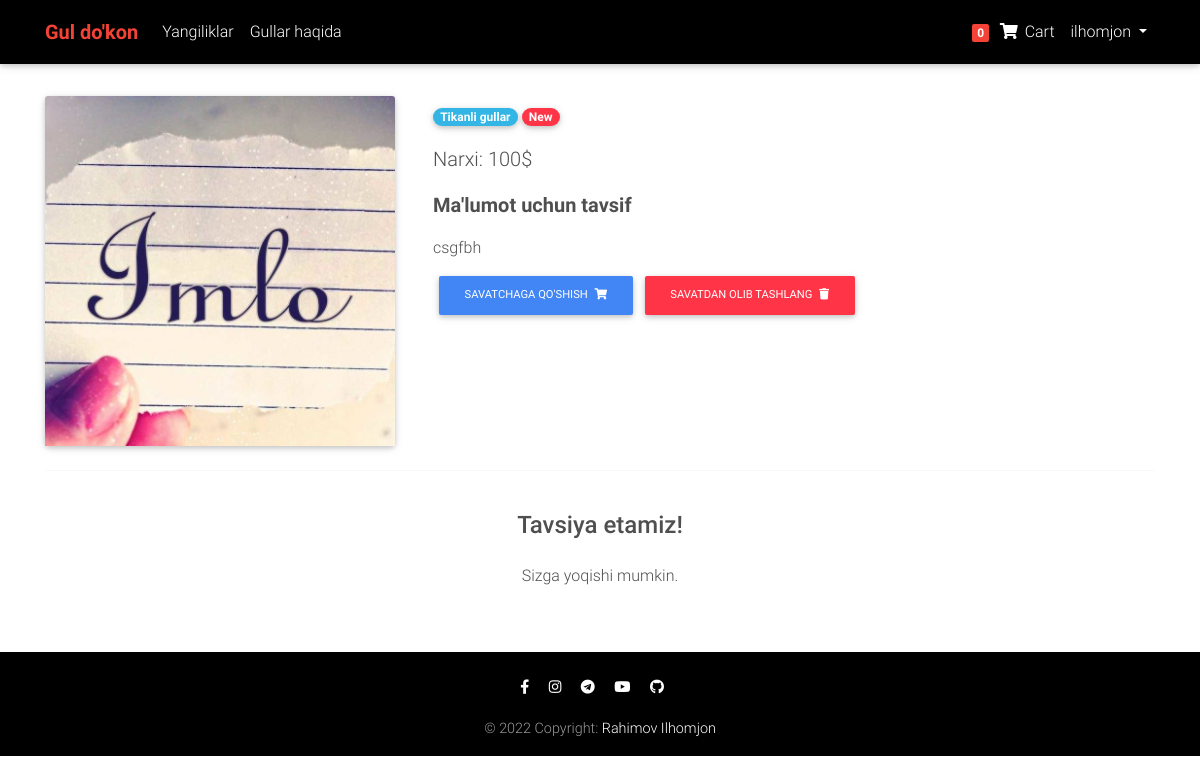
/flower/5/ (signed in), run on the app's committed database.
### accounts/models.py (models this page shows)
class CustomUser(AbstractUser):
    age = models.PositiveIntegerField(null=True, blank=True)

### flowers/models.py (models this page shows, shortened)
class Order(models.Model):
    user = models.ForeignKey(settings.AUTH_USER_MODEL, on_delete=models.CASCADE)
    products = models.ManyToManyField(OrderProduct)
    start_date = models.DateTimeField(auto_now_add=True)
    ordered_date = models.DateTimeField()
    ordered = models.BooleanField(default=False)
    order_completed = models.BooleanField(default=False)
    order_completed_date = models.DateTimeField(null=True, blank=True)
    billingAddress = models.ForeignKey('BillingAddress', on_delete=models.SET_NULL, blank=True, null=True)
    payment = models.ForeignKey('Payment', on_delete=models.SET_NULL, blank=True, null=True)

class Product(models.Model):
    name = models.CharField(max_length=50)
    description = RichTextField()
    date = models.DateTimeField(auto_now_add=True)
    image = models.ImageField(upload_to='images/')
    price = models.IntegerField()
    discount_price = models.IntegerField(null=True, blank=True)
    category = models.ForeignKey(Category, on_delete=models.CASCADE)
    label = models.CharField(choices=LABEL_CHOICES, max_length=10, null=True, blank=True)
    class Meta:
        verbose_name_plural = "Products"
    def get_add_to_card_url(self):
        return reverse('add-to-card', kwargs={
            'id': self.id
        })
    def get_remove_from_card_url(self):
        return reverse('remove-from-card', kwargs={
            'id': self.id
        })

class Category(models.Model):
    name = models.CharField(max_length=50)
    class Meta:
        verbose_name_plural = "Categories"

### flowers/views.py (the view)
# urls.py: path('flower/<int:id>/', flower_page, name='product'),
def flower_page(request, id):
    context = {
        'flower': get_object_or_404(Product, id=id),
    }
    return render(request, 'product-page.html', context)

### flowers/templatetags/card_template_tags.py (called while the page is built)
@register.filter()
def card_flower_count(user):
    if user.is_authenticated:
        qs = Order.objects.filter(user=user, ordered=False)
        if qs.exists():
            return qs.last().products.count()
    return 0

### template/product-page.html (shortened to what this page needs)
{% extends 'base.html' %}
{% block content %}
<div class="mt-5 pt-4">
  </div>
  <main class="mt-3">
    <div class="container dark-grey-text mt-4">
      <div class="row wow fadeIn">
        <div class="col-lg-4 col-md-6 mb-2">
          <div class="card">
            <div class="view overlay">
                    <img src="/media/{{ flower.image }}" height="350" class="card-img-top"
                      alt="{{ flower.name }}">
            </div>
          </div>
        </div>
        <div class="col-md-6 mb-4">
          <div class="p-2">
            <div class="mb-3">
              <a href="">
                <span class="badge badge-pill info-color">{{ flower.category.name }}</span>
              </a>
              {% if flower.label %}
              <a href="">
                <span class="badge badge-pill {{ flower.get_label_display }}-color">{{ flower.label }}</span>
              </a>
              {% endif %}
            </div>
            <p class="lead">Narxi:
              {% if flower.discount_price %}
              <span class="mr-1">
                <del>{{ flower.price }}$</del>
              </span>
              <span>{{ flower.discount_price }}$</span>
              {% else %}
              <span>{{ flower.price }}$</span>
              {% endif %}
            </p>
            <p class="lead font-weight-bold">Ma'lumot uchun tavsif</p>
            <p>{{ flower.description | safe }}</p>
            {% if user.is_authenticated %}
            <form class="d-flex justify-content-left">
              <a href="{{ flower.get_add_to_card_url }}" class="btn btn-primary btn-md my-0 p">Savatchaga qo'shish
                <i class="fas fa-shopping-cart ml-1"></i>
              </a>
              <a href="{{ flower.get_remove_from_card_url }}" class="btn btn-danger btn-md my-0 p">Savatdan olib tashlang
                <i class="fas fa-solid fa-trash ml-1"></i>
              </a>
            </form>
            {% endif %}
          </div>
        </div>
      </div>
      <hr>
      <div class="row d-flex justify-content-center wow fadeIn">
        <div class="col-md-6 text-center">
          <h4 class="my-4 h4">Tavsiya etamiz!</h4>
          <p>Sizga yoqishi mumkin.</p>
        </div>
      </div>
      <div class="row wow fadeIn">
      </div>
    </div>
  </main>
{% endblock content %}

### template/base.html (shortened to what this page needs)
{% load static %}
{% load card_template_tags %}
<!doctype html>
<html lang="uz">
<head>
  <link href="https://cdn.jsdelivr.net/npm/bootstrap@5.2.3/dist/css/bootstrap.min.css" rel="stylesheet">
  <link href="https://getbootstrap.com/docs/5.2/assets/css/docs.css" rel="stylesheet">
  <link rel="stylesheet" href="https://use.fontawesome.com/releases/v5.11.2/css/all.css">
  <link href="/static/css/bootstrap.min.css" rel="stylesheet">
  <link href="/static/css/mdb.min.css" rel="stylesheet">
  <link href="/static/css/style.min.css" rel="stylesheet">
</head>
<body>
  <nav class="navbar fixed-top navbar-expand-lg navbar-dark black scrolling-navbar">
    <div class="container">
      <a class="navbar-brand waves-effect" href="/category/0/page/1/">
        <strong class="red-text"><b>Gul do'kon</b></strong>
      </a>
      <div class="collapse navbar-collapse" id="navbarSupportedContent">
        <ul class="navbar-nav mr-auto">
          <li class="nav-item">
            <a class="nav-link waves-effect" href="">Yangiliklar</a>
          </li>
          <li class="nav-item">
            <a class="nav-link waves-effect" href="">Gullar haqida</a>
          </li>
        </ul>
        <ul class="navbar-nav nav-flex-icons">
          {% if user.is_authenticated %}
          <li class="nav-item">
            <a href="{% url 'order-summary' %}" class="nav-link waves-effect">
              <span class="badge red z-depth-1 mr-1"> {{ user|card_flower_count }} </span>
              <i class="fas fa-shopping-cart"></i>
              <span class="clearfix d-none d-sm-inline-block"> Cart </span>
            </a>
          </li>
           <li class="nav-item dropdown">
              <a class="nav-link dropdown-toggle" href="#" role="button" data-bs-toggle="dropdown" aria-expanded="false">
                {{ user.username }}
              </a>
            </li>
          {% else %}
          <div class="button small">
            <a href="{% url 'login' %}" class="btn btn-outline-light" type="submit" style="height:40; width:120;">login</a></div>
          {% endif %}
        </ul>
      </div>
    </div>
  </nav>
    <main>
        {% block content %}
        {% endblock content %}
    </main>
  <footer class="page-footer footer-dark black text-center font-small mt-4 wow fadeIn">
    <hr class="my-4">
    <div class="pb-1">
      <a href="https://www.facebook.com/profile.php?id=100075273840350&mibextid=ZbWKwL" target="_blank">
        <i class="fab fa-facebook-f mr-3"></i>
      </a>
      <a href="https://www.instagram.com/rahimov_ilhomjon01/" target="_blank">
        <i class="fab fa-instagram mr-3"></i>
      </a>
      <a href="http://t.me/Rahimov_Ilhomjon" target="_blank">
        <i class="fab fa-telegram mr-3"></i>
      </a>
      <a href="https://www.youtube.com/@realpythonacademy3211" target="_blank">
        <i class="fab fa-youtube mr-3"></i>
      </a>
      <a href="https://github.com/RahimovIlhom" target="_blank">
        <i class="fab fa-github mr-3"></i>
      </a>
    </div>
    <div class="footer-copyright py-3">
      © 2022 Copyright:
      <a href="" target="_blank"> Rahimov Ilhomjon </a>
    </div>
  </footer>
  </body>
</html>

### template/base.html (style rules this page uses)
html, body, header, .carousel { height: 60vh; }

### data on the page
CustomUser: id "0", username "ilhomjon"
Product: image (picture), category.name "Tikanli gullar", label "New", price "100", description "csgfbh"
